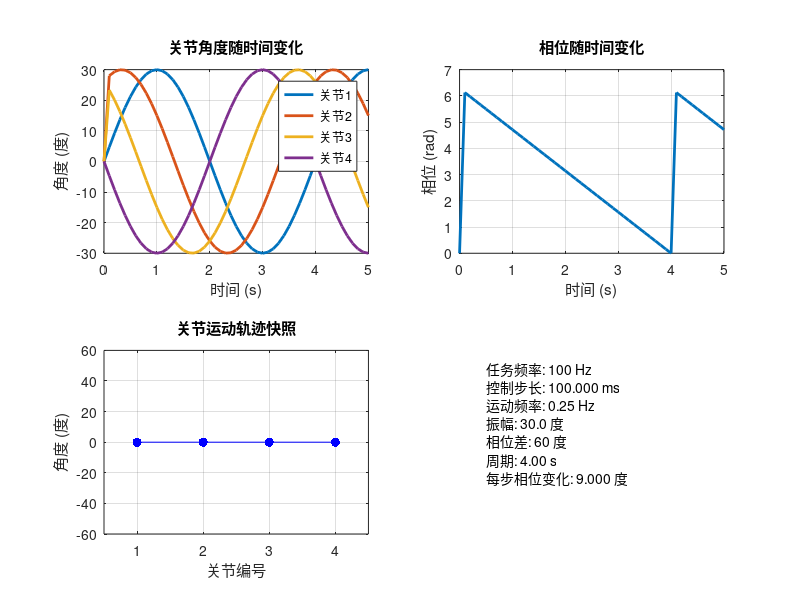

MATLAB code to generate this figure:
% 蛇形机器人运动参数仿真
clear;
clc;
close all;

% 系统参数 - 匹配STM32代码
RATE_20_HZ = 100;              % 任务频率100Hz
controlStep = RATE_20_HZ;      % 直接使用RATE_20_HZ作为controlStep
frequency = 0.25;              % 运动频率0.25Hz
swingAngleLimit = 30;          % 摆动角度限制30度
simTime = 5;                   % 仿真5秒
NUM_SNAKE_JOINTS = 4;          % 4个关节
baseOffset = [0, 0, 0, 0];     % 基准角度

% 计算关键参数
dt = controlStep/1000;        % 转换为秒
phase_change_per_step = dt * frequency * 2 * pi;  % 每步相位变化
phase_change_degrees = phase_change_per_step * 180/pi;  % 转换为角度

% 打印关键参数分析
fprintf('===== 相位分析 =====\n');
fprintf('1. 每步更新:\n');
fprintf('   - 时间间隔: %.3f ms\n', dt*1000);
fprintf('   - 相位变化: %.3f度\n', phase_change_degrees);
fprintf('2. 每秒更新:\n');
fprintf('   - 更新次数: %d次\n', RATE_20_HZ);
fprintf('   - 总相位变化: %.1f度/秒\n', phase_change_degrees * RATE_20_HZ);
fprintf('3. 完整周期:\n');
fprintf('   - 周期时间: %.2f秒\n', 1/frequency);
fprintf('   - 总步数: %d步\n', round(RATE_20_HZ/frequency));

% 时间序列
t = 0:dt:simTime;
numSteps = length(t);

% 相位和角度数组初始化
phase = zeros(1, numSteps);
angles = zeros(NUM_SNAKE_JOINTS, numSteps);

% 计算每个时间步的相位和角度
for i = 2:numSteps
    % 相位更新 - 匹配STM32代码
    phase(i) = phase(i-1) - (controlStep/1000.0) * frequency * 2 * pi;

    % 计算每个关节的角度
    for joint = 1:NUM_SNAKE_JOINTS
        % 计算相位差
        phase_offset = (NUM_SNAKE_JOINTS - joint) * (pi/3);
        % 计算目标角度
        angles(joint,i) = baseOffset(joint) + ...
            swingAngleLimit * sin(phase(i) + phase_offset);
    end
end

% 绘图
figure('Position', [100, 100, 1200, 800]);

% 1. 所有关节角度随时间变化
subplot(2,2,1);
for joint = 1:NUM_SNAKE_JOINTS
    plot(t, angles(joint,:), 'LineWidth', 2);
    hold on;
end
grid on;
title('关节角度随时间变化');
xlabel('时间 (s)');
ylabel('角度 (度)');
legend('关节1', '关节2', '关节3', '关节4');

% 2. 相位变化
subplot(2,2,2);
plot(t, mod(phase, 2*pi), 'LineWidth', 2);
grid on;
title('相位随时间变化');
xlabel('时间 (s)');
ylabel('相位 (rad)');

% 3. 关节运动轨迹快照
subplot(2,2,3);
for i = 1:100:numSteps
    x = 1:NUM_SNAKE_JOINTS;
    plot(x, angles(:,i), 'b.-', 'MarkerSize', 20);
    hold on;
end
grid on;
title('关节运动轨迹快照');
xlabel('关节编号');
ylabel('角度 (度)');
axis([0.5 4.5 -60 60]);

% 4. 运动参数信息
subplot(2,2,4);
text(0.1, 0.9, sprintf('任务频率: %d Hz', RATE_20_HZ));
text(0.1, 0.8, sprintf('控制步长: %.3f ms', dt*1000));
text(0.1, 0.7, sprintf('运动频率: %.2f Hz', frequency));
text(0.1, 0.6, sprintf('振幅: %.1f 度', swingAngleLimit));
text(0.1, 0.5, sprintf('相位差: 60 度'));
text(0.1, 0.4, sprintf('周期: %.2f s', 1/frequency));
text(0.1, 0.3, sprintf('每步相位变化: %.3f 度', phase_change_degrees));
axis off;

% 添加角度范围分析
fprintf('\n===== 角度范围分析 =====\n');
for joint = 1:NUM_SNAKE_JOINTS
    angle_range = angles(joint,:);
    fprintf('关节%d:\n', joint);
    fprintf('  最大角度: %.1f°\n', max(angle_range));
    fprintf('  最小角度: %.1f°\n', min(angle_range));
    fprintf('  摆动范围: %.1f°\n', max(angle_range) - min(angle_range));
end
